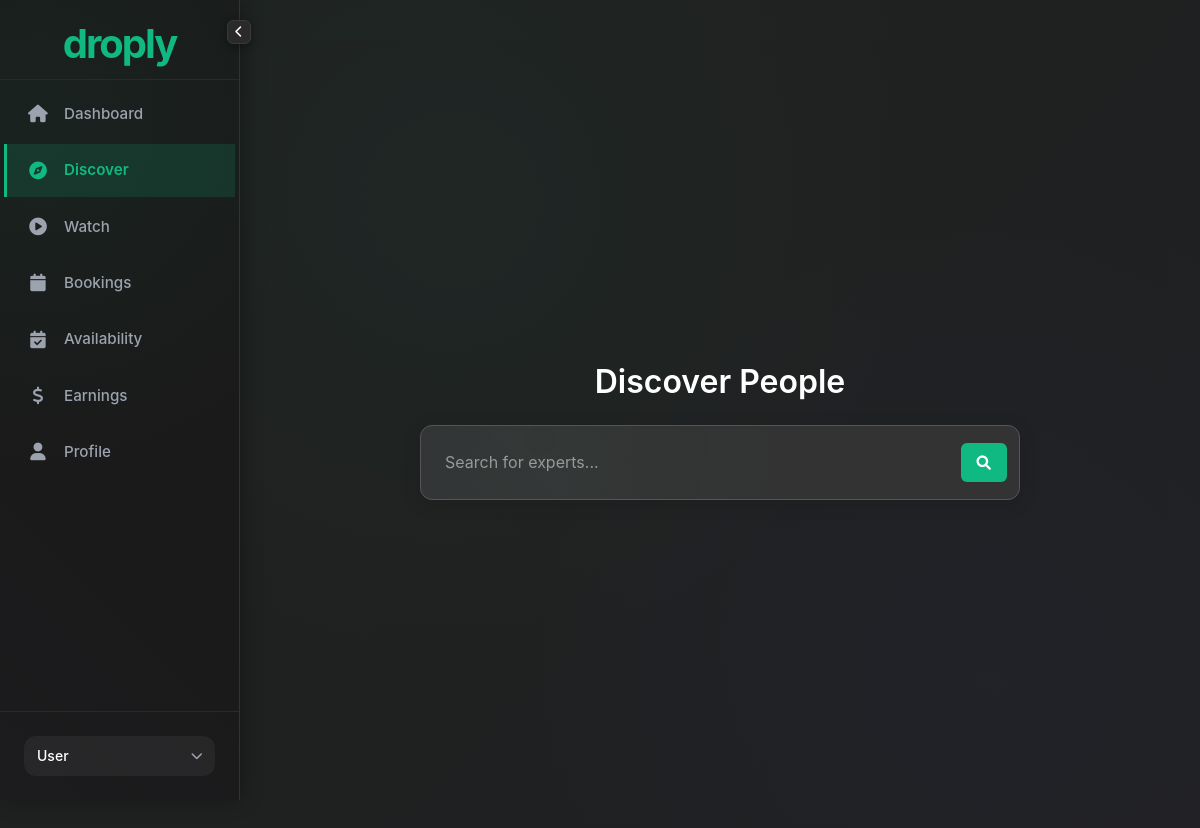
The page /discover on the database as committed earlier.
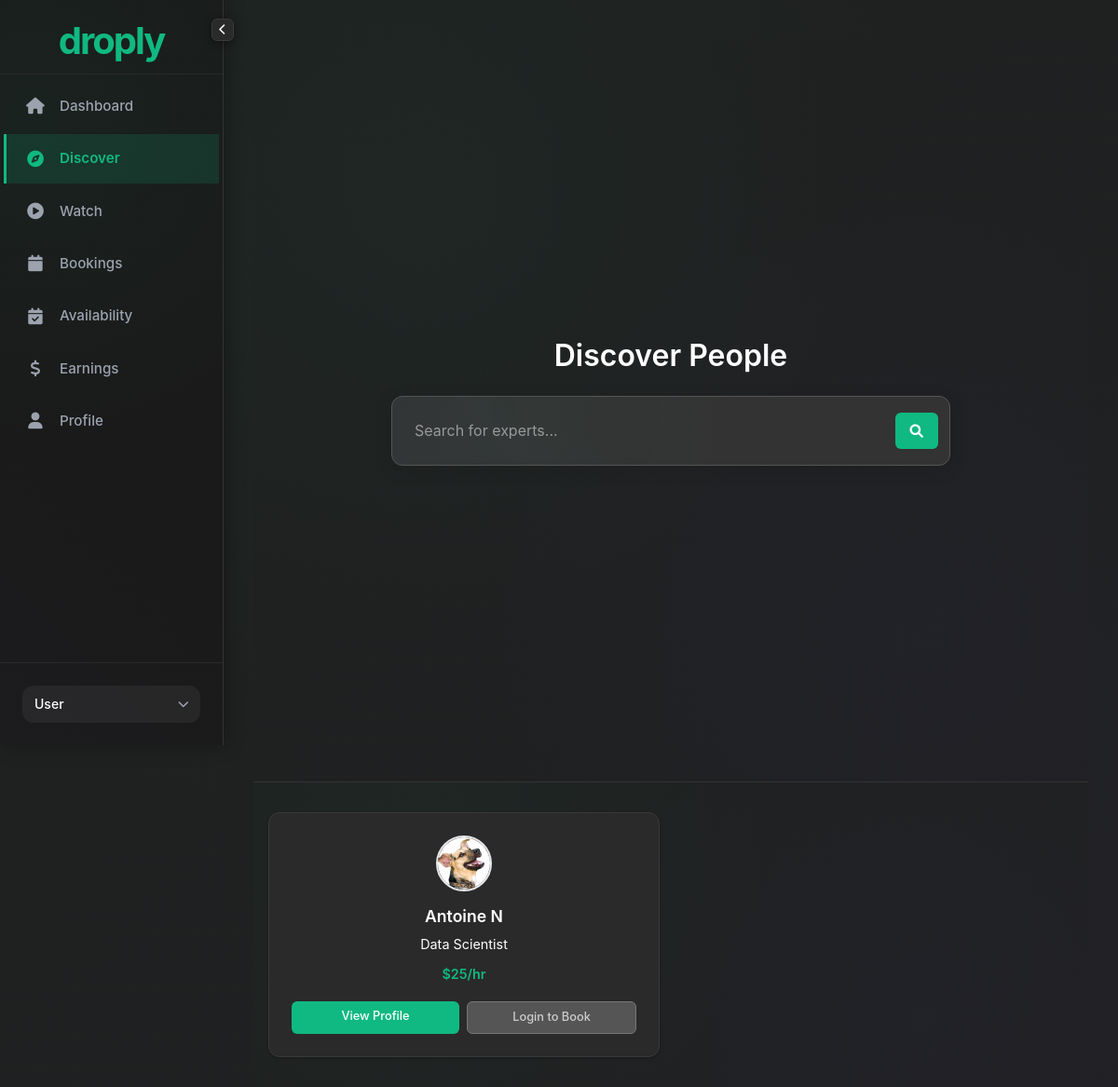
The same page on the database as committed later.
### models.py (models this page shows, shortened)
class User(UserMixin, db.Model):
    id = db.Column(db.Integer, primary_key=True)
    username = db.Column(db.String(64), unique=True, nullable=False)
    email = db.Column(db.String(120), unique=True, nullable=False)
    password_hash = db.Column(db.String(256))
    full_name = db.Column(db.String(100))
    phone = db.Column(db.String(20))
    bio = db.Column(db.Text)
    industry = db.Column(db.String(100))
    profession = db.Column(db.String(100))
    skills = db.Column(db.String(200))  # Legacy field - keeping for backward compatibility
    skills_1 = db.Column(db.String(100))  # Primary skill
    skills_2 = db.Column(db.String(100))  # Secondary skill
    skills_3 = db.Column(db.String(100))  # Tertiary skill
    location = db.Column(db.String(100))
    background_image_url = db.Column(db.String(500))
    hourly_rate = db.Column(db.Float, default=0.0)
    currency = db.Column(db.String(3), default='USD')
    rating = db.Column(db.Float, default=0.0)
    rating_count = db.Column(db.Integer, default=0)
    is_available = db.Column(db.Boolean, default=True)
    is_featured_user = db.Column(db.Boolean, default=False)
    created_at = db.Column(db.DateTime, default=datetime.now(EASTERN_TIMEZONE))
    specialty_tags = db.Column(db.Text)  # JSON string of specialty tags
    profile_picture = db.Column(db.String(255))  # Path to profile picture
    background_color = db.Column(db.String(7), default='#f7faff')  # Hex color code
    primary_color = db.Column(db.String(7), default='#667eea')  # Primary brand color
    secondary_color = db.Column(db.String(7), default='#764ba2')  # Secondary brand color
    font_family = db.Column(db.String(50), default='Inter')  # Font family preference
    font_size = db.Column(db.Integer, default=16)  # Font size preference
    profile_layout = db.Column(db.String(20), default='modern')  # Layout preference
    donation_text = db.Column(db.Text)  # Text for donation/booking info
    embedding = db.Column(db.LargeBinary)  # Store numpy array as binary
    linkedin_url = db.Column(db.String(200))
    twitter_url = db.Column(db.String(200))
    github_url = db.Column(db.String(200))
    instagram_url = db.Column(db.String(200))
    facebook_url = db.Column(db.String(200))
    youtube_url = db.Column(db.String(200))
    snapchat_url = db.Column(db.String(200))
    website_url = db.Column(db.String(200))
    stripe_account_id = db.Column(db.String(100))  # Stripe Connect account ID
    stripe_account_status = db.Column(db.String(50), default='pending')  # pending, active, restricted, disabled
    payout_enabled = db.Column(db.Boolean, default=False)  # Whether user can receive payouts
    payout_schedule = db.Column(db.String(20), default='weekly')  # daily, weekly, monthly
    total_earnings = db.Column(db.Float, default=0.0)  # Total earnings before platform fees
    total_payouts = db.Column(db.Float, default=0.0)  # Total amount paid out
    pending_balance = db.Column(db.Float, default=0.0)  # Current pending balance
    language = db.Column(db.String(10), default='en')  # Language preference
    timezone = db.Column(db.String(50), default='America/New_York')  # Timezone preference
    email_notifications = db.Column(db.Boolean, default=True)  # Email notifications preference
    service_description = db.Column(db.Text)  # Description of 1-on-1 sessions
    session_duration = db.Column(db.Integer, default=30)  # Session duration in minutes
    content_description = db.Column(db.Text)  # Description of premium content
    content_categories = db.Column(db.String(200))  # Categories of content offered
    google_calendar_connected = db.Column(db.Boolean, default=False)  # Whether user has connected Google Calendar
    google_calendar_token = db.Column(db.Text)  # Encrypted Google Calendar access token
    google_calendar_refresh_token = db.Column(db.Text)  # Encrypted Google Calendar refresh token
    google_calendar_id = db.Column(db.String(100))  # Primary Google Calendar ID to sync with
    referral_code = db.Column(db.String(20), unique=True)  # User's unique referral code
    referred_by = db.Column(db.Integer, db.ForeignKey('user.id'))  # User who referred this user
    total_referral_earnings = db.Column(db.Float, default=0.0)  # Total earnings from referrals
    referral_count = db.Column(db.Integer, default=0)  # Number of successful referrals

### routes.py (the view, shortened to what this page needs)
@app.route('/discover')
def discover():
    search_query = request.args.get('search', '').strip()
    category = request.args.get('category', '').strip().lower()
    session_type = request.args.get('type', 'all')  # 'all', 'dropin', 'booked'
    view_type = request.args.get('view', '')  # 'recent', 'favorites', 'browse_all'
    query = User.query.filter(
        User.is_available == True,
        User.full_name.isnot(None)
    )
    if current_user.is_authenticated:
        query = query.filter(User.id != current_user.id)
    if not current_user.is_authenticated and view_type in ['recent', 'favorites']:
        return redirect(url_for('login', next=request.url))
    experts = query.all()
    def ai_match_score(expert):
        score = 0
        if expert.is_featured_user:
            score += 1000
        if expert.hourly_rate and expert.hourly_rate > 0:
            score += 5  # Active experts get slight boost
        return score
    experts = sorted(experts, key=ai_match_score, reverse=True)
    current_user_favorites = []
    if current_user.is_authenticated:
        favorites = Favorite.query.filter_by(user_id=current_user.id).all()
        current_user_favorites = [f.favorited_user_id for f in favorites]
    return render_template('discover.html',
                         users=experts,
                         now=datetime.now(),
                         timedelta=timedelta,
                         current_user_favorites=current_user_favorites,
                         view_type=view_type)

### templates/discover.html (shortened to what this page needs)
{% extends "base_signed_in.html" %}
{% block content %}
<div class="discover-page">
  <div class="search-area {% if request.args.get('search') %}search-area-compact{% endif %}">
    <div class="search-wrapper">
      {% if not request.args.get('search') and not request.args.get('view') %}
        {% if current_user.is_authenticated %}
          <div class="discover-buttons-header">
            <button class="discover-btn" onclick="viewHistorical('recent')">
              <i class="fas fa-history"></i> Recent Views
            </button>
            <button class="discover-btn" onclick="viewHistorical('favorites')">
              <i class="fas fa-heart"></i> Favorites
            </button>
            <button class="discover-btn browse-all" onclick="showBrowseAll()">
              <i class="fas fa-globe"></i> Browse All
            </button>
          </div>
        {% else %}
          <h1 class="page-title">Discover People</h1>
        {% endif %}
      {% endif %}
      {% if request.args.get('view') != 'browse_all' %}
      <form method="GET" action="{{ url_for('discover') }}" class="search-form">
        <div class="search-input-wrapper">
          <input
            type="text"
            name="search"
            placeholder="Search for experts..."
            class="search-input"
            id="animated-search-input"
            value="{{ request.args.get('search', '') }}"
            autocomplete="off"
            required
            data-translate="home.search.placeholder"
          >
          <button type="submit" class="search-button">
            <i class="fas fa-search"></i>
          </button>
        </div>
      </form>
      {% endif %}
    </div>
  </div>
  {% if request.args.get('search') or view_type or users %}
  <div class="results-area">
    {% if users %}
    <div class="experts-grid">
      {% for user in users %}
      <div class="expert-card">
        <img src="{{ user.profile_picture or url_for('static', filename='img/default-avatar.svg') }}"
             alt="{{ user.full_name }}" class="expert-avatar">
        <div class="expert-info">
          <h3 class="expert-name">{{ user.full_name }}</h3>
          <p class="expert-title">{{ user.profession or 'Expert' }}</p>
          <span class="expert-rate">${{ "%.0f"|format(user.hourly_rate or 0) }}/hr</span>
        </div>
        <div class="expert-actions">
          <a href="{{ url_for('user_profile', username=user.username) }}" class="action-btn primary" onclick="trackUserInteraction({{ user.id }}, 'view')">View Profile</a>
          {% if current_user.is_authenticated %}
            <a href="{{ url_for('user_profile', username=user.username) }}" class="action-btn secondary" onclick="trackUserInteraction({{ user.id }}, 'click')">Book Now</a>
          {% else %}
            <a href="{{ url_for('login', next=url_for('user_profile', username=user.username)) }}" class="action-btn secondary">Login to Book</a>
          {% endif %}
        </div>
      </div>
      {% endfor %}
    </div>
    {% endif %}
  </div>
  {% endif %}
</div>
{% endblock %}

### templates/base_signed_in.html (shortened to what this page needs)
<!DOCTYPE html>
<html lang="en">
<head>
  <link href="https://cdn.jsdelivr.net/npm/bootstrap@5.3.0/dist/css/bootstrap.min.css" rel="stylesheet">
  <link rel="stylesheet" href="https://cdnjs.cloudflare.com/ajax/libs/font-awesome/6.0.0/css/all.min.css">
  <link rel="stylesheet" href="{{ url_for('static', filename='css/style.css') }}">
</head>
<body class="{% block body_class %}{% endblock %}">
  {% include 'sidebar.html' %}
  <main class="main-content">
    <div class="content-wrapper">
      {% block content %}{% endblock %}
    </div>
  </main>
</body>
</html>

### templates/sidebar.html (shortened to what this page needs)
<aside id="sidebar" class="sidebar">
  <div class="sidebar-header">
    <a href="{{ url_for('dashboard') }}" class="sidebar-logo">
      <span class="logo-text">droply</span>
    </a>
  </div>
  <nav class="sidebar-nav">
    <ul class="nav-list">
      <li class="nav-item">
        <a href="{{ url_for('dashboard') }}" class="nav-link {% if request.endpoint == 'dashboard' %}active{% endif %}" title="Dashboard">
          <i class="nav-icon fas fa-home"></i>
          <span class="nav-text">Dashboard</span>
        </a>
      </li>
      <li class="nav-item">
        <a href="{{ url_for('discover') }}" class="nav-link {% if request.endpoint == 'discover' %}active{% endif %}" title="Discover">
          <i class="nav-icon fas fa-compass"></i>
          <span class="nav-text">Discover</span>
        </a>
      </li>
      <li class="nav-item">
        <a href="{{ url_for('watch') }}" class="nav-link {% if request.endpoint == 'watch' %}active{% endif %}" title="Watch">
          <i class="nav-icon fas fa-play-circle"></i>
          <span class="nav-text">Watch</span>
        </a>
      </li>
      <li class="nav-item">
        <a href="{{ url_for('bookings') }}" class="nav-link {% if request.endpoint == 'bookings' %}active{% endif %}" title="My Bookings">
          <i class="nav-icon fas fa-calendar"></i>
          <span class="nav-text">Bookings</span>
        </a>
      </li>
      <li class="nav-item">
        <a href="{{ url_for('availability') }}" class="nav-link {% if request.endpoint == 'availability' %}active{% endif %}" title="Availability">
          <i class="nav-icon fas fa-calendar-check"></i>
          <span class="nav-text">Availability</span>
        </a>
      </li>
      <li class="nav-item">
        <a href="{{ url_for('earnings') }}" class="nav-link {% if request.endpoint == 'earnings' %}active{% endif %}" title="Earnings">
          <i class="nav-icon fas fa-dollar-sign"></i>
          <span class="nav-text">Earnings</span>
        </a>
      </li>
      <li class="nav-item">
        <a href="{{ url_for('profile') }}" class="nav-link {% if request.endpoint == 'profile' %}active{% endif %}" title="My Profile">
          <i class="nav-icon fas fa-user"></i>
          <span class="nav-text">Profile</span>
        </a>
      </li>
    </ul>
  </nav>
  <div class="sidebar-footer">
    <div class="user-menu">
      <div class="user-info" id="userMenuToggle">
        <div class="user-details">
          <span class="username">{{ current_user.username or 'User' }}</span>
          <i class="fas fa-chevron-down dropdown-icon"></i>
        </div>
      </div>
    </div>
  </div>
  <button id="sidebar-toggle" class="sidebar-toggle" aria-label="Toggle sidebar">
    <i class="fas fa-chevron-left"></i>
  </button>
</aside>

Rows that differ between the two databases and show on the page:
now on this page (row edited): User: profile_picture (picture), full_name "Antoine N", profession "Data Scientist", hourly_rate "25"
